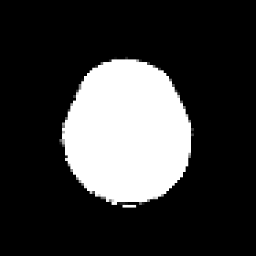

Here is the Python script that generated this plot:
#!/usr/bin/env python

# Shift and scale with clamp overflow to unsigned short, then magnify.

# Factory overrides
import vtkmodules.vtkInteractionStyle  # noqa: F401
import vtkmodules.vtkRenderingFreeType  # noqa: F401
import vtkmodules.vtkRenderingOpenGL2  # noqa: F401

import os

from vtkmodules.vtkIOImage import vtkImageReader
from vtkmodules.vtkImagingCore import (
    vtkImageMagnify,
    vtkImageShiftScale,
)
from vtkmodules.vtkRenderingCore import (
    vtkImageActor,
    vtkRenderWindow,
    vtkRenderWindowInteractor,
    vtkRenderer,
)

# Image pipeline
reader = vtkImageReader()
reader.GetExecutive().SetReleaseDataFlag(0, 0)
reader.SetDataByteOrderToLittleEndian()
reader.SetDataExtent(0, 63, 0, 63, 1, 93)
data_dir = os.environ.get("VPE_DATA_DIR", os.path.dirname(os.path.abspath(__file__)))

reader.SetFilePrefix(os.path.join(data_dir, "headsq", "quarter"))
reader.SetDataMask(0x7fff)

# Shift and scale with clamp overflow
shift_scale = vtkImageShiftScale()
shift_scale.SetInputConnection(reader.GetOutputPort())
shift_scale.SetShift(-1000.0)
shift_scale.SetScale(4.0)
shift_scale.SetOutputScalarTypeToUnsignedShort()
shift_scale.ClampOverflowOn()

# Second shift/scale
shift_scale2 = vtkImageShiftScale()
shift_scale2.SetInputConnection(shift_scale.GetOutputPort())
shift_scale2.SetShift(0)
shift_scale2.SetScale(2.0)

# Magnify
magnify = vtkImageMagnify()
magnify.SetInputConnection(shift_scale2.GetOutputPort())
magnify.SetMagnificationFactors(4, 4, 1)
magnify.InterpolateOff()
magnify.Update()

# Display with vtkImageActor
image_actor = vtkImageActor()
image_actor.GetMapper().SetInputConnection(magnify.GetOutputPort())

# Renderer
renderer = vtkRenderer()
renderer.AddActor(image_actor)

# Window
render_window = vtkRenderWindow()
render_window.AddRenderer(renderer)
render_window.SetSize(256, 256)
render_window.SetWindowName("shift scale clamp overflow")

# Scene
renderer.ResetCamera()

# Interactor
interactor = vtkRenderWindowInteractor()
interactor.SetRenderWindow(render_window)

interactor.Initialize()
interactor.Start()
